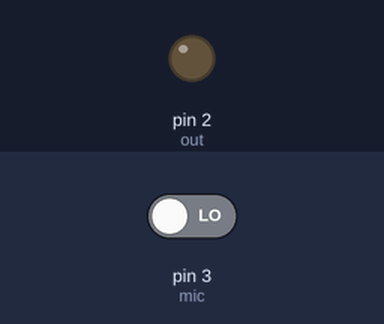
Simulated run of this sketch. Board: Arduino Uno, built with avr-gcc and run on an emulated ATmega328P. Parts: output pins drawn as LEDs (lit = HIGH). Dashed ring = blinking. The inputs (shaded band) are chosen by the test bench; at power-on: pin 3 (mic) LOW.

Above: at 1.2 s.
1.3 s: pin 3 (mic) driven HIGH
At 1.7 s:
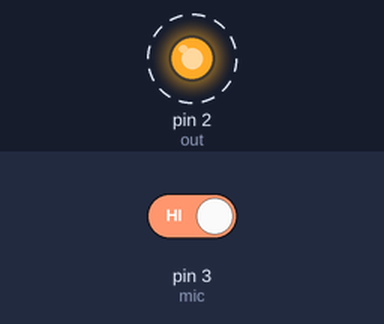
4.3 s: pin 3 (mic) driven LOW
At 5.4 s:
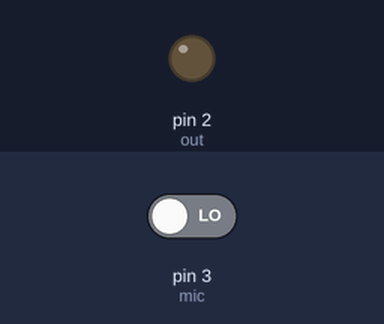
Timing chart, 0 to 7.3 s (numbered marks = the images above; inputs shaded):
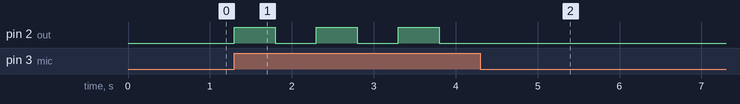

Measured:
- after the input at 1.3 s, pin 2 (out): alternates HIGH for 0.50 s and LOW for 0.50 s, starting at once
- after the input at 4.3 s, pin 2 (out): stops changing and stays LOW

The sketch:

Sensor_Sonido_LED.ino
```cpp
int mic = 3;
int out = 2;
void setup() {
pinMode(out, OUTPUT);
pinMode(mic, INPUT);
}

void loop() {
if (digitalRead(mic) == HIGH) {
  if(digitalRead(out) == HIGH) {
    digitalWrite(out, LOW);
    delay(500);
  }
  else {
    digitalWrite(out, HIGH);
    delay(500);
  }
}
}
```
